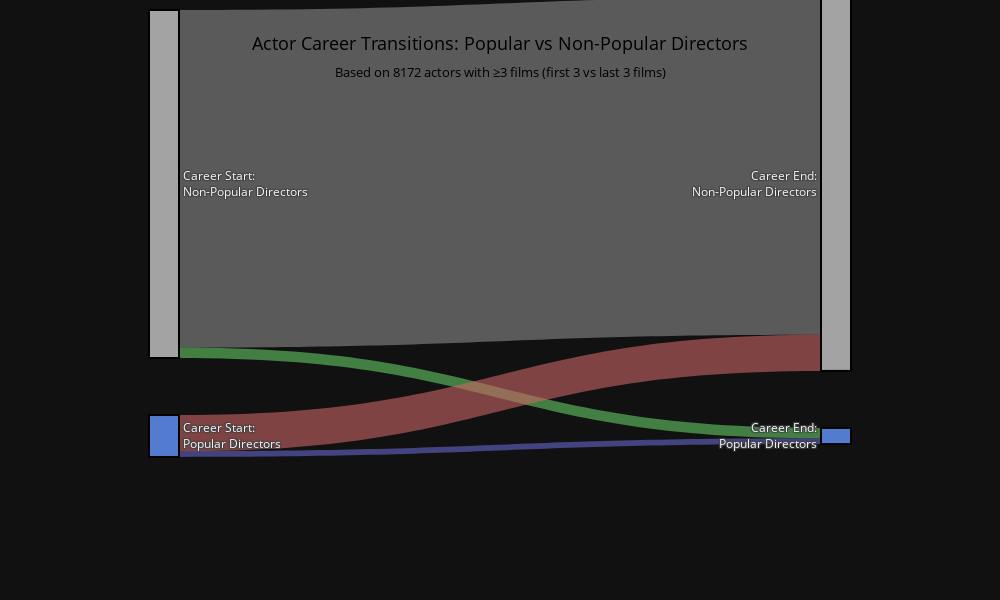

The notebook cell saved with this chart:
### Code cell
# Create Sankey diagram showing actor career transitions
import plotly.graph_objects as go

# Define nodes
# 0: Career Start - Non-Popular
# 1: Career Start - Popular  
# 2: Career End - Non-Popular
# 3: Career End - Popular

nodes = [
    "Career Start:<br>Non-Popular Directors",
    "Career Start:<br>Popular Directors",
    "Career End:<br>Non-Popular Directors",
    "Career End:<br>Popular Directors"
]

# Define links (source, target, value)
links = [
    # Non-Popular → Non-Popular
    (0, 2, transitions[('Non-Popular', 'Non-Popular')]),
    # Non-Popular → Popular
    (0, 3, transitions[('Non-Popular', 'Popular')]),
    # Popular → Non-Popular
    (1, 2, transitions[('Popular', 'Non-Popular')]),
    # Popular → Popular
    (1, 3, transitions[('Popular', 'Popular')])
]

# Prepare data for Sankey
source_indices = [link[0] for link in links]
target_indices = [link[1] for link in links]
values = [link[2] for link in links]

# Create colors for the flows
colors = [
    'rgba(200, 200, 200, 0.4)',  # Non-Popular → Non-Popular (gray)
    'rgba(100, 200, 100, 0.6)',  # Non-Popular → Popular (green - upward)
    'rgba(200, 100, 100, 0.6)',  # Popular → Non-Popular (red - downward)
    'rgba(100, 100, 200, 0.6)'   # Popular → Popular (blue - stable)
]

# Node colors
node_colors = [
    'rgba(200, 200, 200, 0.8)',  # Career Start Non-Popular
    'rgba(100, 150, 255, 0.8)',  # Career Start Popular
    'rgba(200, 200, 200, 0.8)',  # Career End Non-Popular
    'rgba(100, 150, 255, 0.8)'   # Career End Popular
]

# Create Sankey diagram
fig = go.Figure(data=[go.Sankey(
    node=dict(
        pad=30,
        thickness=30,
        line=dict(color="black", width=2),
        label=nodes,
        color=node_colors,
        x=[0.1, 0.1, 0.9, 0.9],  # Position nodes
        y=[0.2, 0.8, 0.2, 0.8]
    ),
    link=dict(
        source=source_indices,
        target=target_indices,
        value=values,
        color=colors,
        label=[f"{v} actors" for v in values]
    )
)])

fig.update_layout(
    title={
        'text': f"Actor Career Transitions: Popular vs Non-Popular Directors<br>" +
                f"<sub>Based on {total_actors} actors with ≥{actor_min_films} films (first 3 vs last 3 films)</sub>",
        'x': 0.5,
        'xanchor': 'center',
        'font': {'size': 18, 'color': 'black'}
    },
    font=dict(size=12),
    height=600,
    width=1000
)

fig.show()
fig.write_html('actor_career_transitions_sankey.html')
print("\\nSaved: actor_career_transitions_sankey.html")

### Figure 1 — Plotly figure (JSON) as saved in the notebook; plotly's stock layout.template omitted (floating-point values rounded to 4 significant figures)
{"data": [{"link": {"color": ["rgba(200, 200, 200, 0.4)", "rgba(100, 200, 100, 0.6)", "rgba(200, 100, 100, 0.6)", "rgba(100, 100, 200, 0.6)"], "label": ["7074 actors", "219 actors", "759 actors", "120 actors"], "source": [0, 0, 1, 1], "target": [2, 3, 2, 3], "value": [7074, 219, 759, 120]}, "node": {"color": ["rgba(200, 200, 200, 0.8)", "rgba(100, 150, 255, 0.8)", "rgba(200, 200, 200, 0.8)", "rgba(100, 150, 255, 0.8)"], "label": ["Career Start:<br>Non-Popular Directors", "Career Start:<br>Popular Directors", "Career End:<br>Non-Popular Directors", "Career End:<br>Popular Directors"], "line": {"color": "black", "width": 2}, "pad": 30, "thickness": 30, "x": [0.1, 0.1, 0.9, 0.9], "y": [0.2, 0.8, 0.2, 0.8]}, "type": "sankey"}], "layout": {"title": {"font": {"size": 18, "color": "black"}, "text": "Actor Career Transitions: Popular vs Non-Popular Directors<br><sub>Based on 8172 actors with ≥3 films (first 3 vs last 3 films)</sub>", "x": 0.5, "xanchor": "center"}, "font": {"size": 12}, "height": 600, "width": 1000}}
